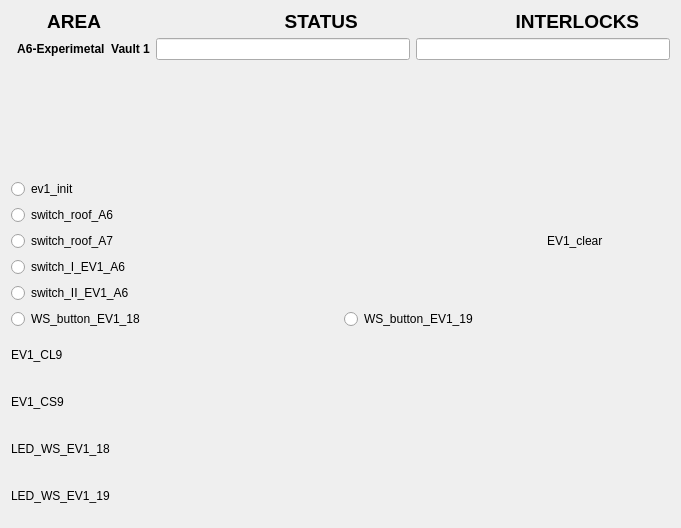
<?xml version="1.0" encoding="UTF-8"?>
<ui version="4.0">
 <class>Form</class>
 <widget class="QWidget" name="Form">
  <property name="geometry">
   <rect>
    <x>0</x>
    <y>0</y>
    <width>681</width>
    <height>528</height>
   </rect>
  </property>
  <property name="windowTitle">
   <string>Form</string>
  </property>
  <layout class="QVBoxLayout" name="verticalLayout_3">
   <item>
    <widget class="QLabel" name="label_4">
     <property name="maximumSize">
      <size>
       <width>16777215</width>
       <height>21</height>
      </size>
     </property>
     <property name="font">
      <font>
       <pointsize>14</pointsize>
       <weight>75</weight>
       <bold>true</bold>
      </font>
     </property>
     <property name="text">
      <string>       AREA                                   STATUS                              INTERLOCKS </string>
     </property>
    </widget>
   </item>
   <item>
    <layout class="QVBoxLayout" name="verticalLayout">
     <item>
      <layout class="QFormLayout" name="formLayout_2">
       <property name="fieldGrowthPolicy">
        <enum>QFormLayout::AllNonFixedFieldsGrow</enum>
       </property>
       <item row="0" column="0">
        <widget class="QLabel" name="label_2">
         <property name="font">
          <font>
           <weight>75</weight>
           <bold>true</bold>
          </font>
         </property>
         <property name="text">
          <string>  A6-Experimetal  Vault 1</string>
         </property>
        </widget>
       </item>
       <item row="0" column="1">
        <layout class="QHBoxLayout" name="horizontalLayout">
         <item>
          <widget class="QELineEdit" name="qelineedit_2">
           <property name="alignment">
            <set>Qt::AlignCenter</set>
           </property>
           <property name="variable" stdset="0">
            <string>VCS:EV1-CLR-STATS</string>
           </property>
           <property name="format" stdset="0">
            <enum>QELineEdit::Default</enum>
           </property>
          </widget>
         </item>
         <item>
          <widget class="QELineEdit" name="qelineedit">
           <property name="alignment">
            <set>Qt::AlignCenter</set>
           </property>
           <property name="variable" stdset="0">
            <string>VCS:EV1-INTLCK-STATS</string>
           </property>
          </widget>
         </item>
        </layout>
       </item>
      </layout>
     </item>
    </layout>
   </item>
   <item>
    <layout class="QHBoxLayout" name="horizontalLayout_9">
     <item>
      <layout class="QVBoxLayout" name="verticalLayout_2">
       <item>
        <widget class="QERadioButton" name="qeradiobutton_3">
         <property name="text">
          <string>ev1_init</string>
         </property>
         <property name="autoExclusive">
          <bool>false</bool>
         </property>
         <property name="variable" stdset="0">
          <string>VCS:EV1-INIT</string>
         </property>
         <property name="format" stdset="0">
          <enum>QERadioButton::LocalEnumeration</enum>
         </property>
         <property name="pressText">
          <string>0</string>
         </property>
         <property name="releaseText">
          <string>1</string>
         </property>
        </widget>
       </item>
       <item>
        <widget class="QERadioButton" name="qeradiobutton_5">
         <property name="text">
          <string>switch_roof_A6</string>
         </property>
         <property name="autoExclusive">
          <bool>false</bool>
         </property>
         <property name="variable" stdset="0">
          <string>VCS:SW-RF-A6</string>
         </property>
         <property name="format" stdset="0">
          <enum>QERadioButton::LocalEnumeration</enum>
         </property>
         <property name="pressText">
          <string>0</string>
         </property>
         <property name="releaseText">
          <string>1</string>
         </property>
        </widget>
       </item>
       <item>
        <widget class="QERadioButton" name="qeradiobutton">
         <property name="text">
          <string>switch_roof_A7</string>
         </property>
         <property name="autoExclusive">
          <bool>false</bool>
         </property>
         <property name="variable" stdset="0">
          <string>VCS:SW-RF-A7</string>
         </property>
         <property name="format" stdset="0">
          <enum>QERadioButton::LocalEnumeration</enum>
         </property>
         <property name="pressText">
          <string>0</string>
         </property>
         <property name="releaseText">
          <string>1</string>
         </property>
        </widget>
       </item>
       <item>
        <widget class="QERadioButton" name="qeradiobutton_4">
         <property name="text">
          <string>switch_I_EV1_A6</string>
         </property>
         <property name="variable" stdset="0">
          <string>VCS:SW-I-EV1-A6</string>
         </property>
         <property name="format" stdset="0">
          <enum>QERadioButton::LocalEnumeration</enum>
         </property>
         <property name="pressText">
          <string>1</string>
         </property>
         <property name="releaseText">
          <string>0</string>
         </property>
        </widget>
       </item>
       <item>
        <widget class="QERadioButton" name="qeradiobutton_2">
         <property name="text">
          <string>switch_II_EV1_A6</string>
         </property>
         <property name="autoExclusive">
          <bool>false</bool>
         </property>
         <property name="variable" stdset="0">
          <string>VCS:SW-II-EV1-A6</string>
         </property>
         <property name="format" stdset="0">
          <enum>QERadioButton::Integer</enum>
         </property>
        </widget>
       </item>
      </layout>
     </item>
     <item>
      <spacer name="horizontalSpacer">
       <property name="orientation">
        <enum>Qt::Horizontal</enum>
       </property>
       <property name="sizeHint" stdset="0">
        <size>
         <width>40</width>
         <height>20</height>
        </size>
       </property>
      </spacer>
     </item>
     <item>
      <layout class="QHBoxLayout" name="horizontalLayout_8">
       <item>
        <widget class="QLabel" name="label_9">
         <property name="maximumSize">
          <size>
           <width>16777215</width>
           <height>20</height>
          </size>
         </property>
         <property name="text">
          <string>EV1_clear</string>
         </property>
        </widget>
       </item>
       <item>
        <widget class="QEBitStatus" name="qebitstatus_3">
         <property name="minimumSize">
          <size>
           <width>61</width>
           <height>41</height>
          </size>
         </property>
         <property name="maximumSize">
          <size>
           <width>61</width>
           <height>41</height>
          </size>
         </property>
         <property name="numberOfBits">
          <number>1</number>
         </property>
         <property name="shape">
          <enum>QBitStatus::Circle</enum>
         </property>
         <property name="offColour">
          <color>
           <red>0</red>
           <green>77</green>
           <blue>0</blue>
          </color>
         </property>
         <property name="variable" stdset="0">
          <string>VCS:EV1-CLR</string>
         </property>
        </widget>
       </item>
      </layout>
     </item>
    </layout>
   </item>
   <item>
    <layout class="QHBoxLayout" name="horizontalLayout_10">
     <item>
      <widget class="QERadioButton" name="qeradiobutton_7">
       <property name="text">
        <string>WS_button_EV1_18</string>
       </property>
       <property name="autoExclusive">
        <bool>false</bool>
       </property>
       <property name="variable" stdset="0">
        <string>VCS:WS-BUT-EV1-18</string>
       </property>
       <property name="format" stdset="0">
        <enum>QERadioButton::LocalEnumeration</enum>
       </property>
       <property name="pressText">
        <string>0</string>
       </property>
       <property name="releaseText">
        <string>1</string>
       </property>
      </widget>
     </item>
     <item>
      <widget class="QERadioButton" name="qeradiobutton_6">
       <property name="text">
        <string>WS_button_EV1_19</string>
       </property>
       <property name="autoExclusive">
        <bool>false</bool>
       </property>
       <property name="variable" stdset="0">
        <string>VCS:WS-BUT-EV1-19</string>
       </property>
       <property name="format" stdset="0">
        <enum>QERadioButton::LocalEnumeration</enum>
       </property>
       <property name="pressText">
        <string>0</string>
       </property>
       <property name="releaseText">
        <string>1</string>
       </property>
      </widget>
     </item>
    </layout>
   </item>
   <item>
    <layout class="QHBoxLayout" name="horizontalLayout_4">
     <item>
      <widget class="QLabel" name="label_5">
       <property name="maximumSize">
        <size>
         <width>16777215</width>
         <height>20</height>
        </size>
       </property>
       <property name="text">
        <string>EV1_CL9</string>
       </property>
      </widget>
     </item>
     <item>
      <widget class="QEBitStatus" name="qebitstatus">
       <property name="minimumSize">
        <size>
         <width>61</width>
         <height>41</height>
        </size>
       </property>
       <property name="maximumSize">
        <size>
         <width>61</width>
         <height>41</height>
        </size>
       </property>
       <property name="numberOfBits">
        <number>1</number>
       </property>
       <property name="shape">
        <enum>QBitStatus::Circle</enum>
       </property>
       <property name="offColour">
        <color>
         <red>0</red>
         <green>66</green>
         <blue>0</blue>
        </color>
       </property>
       <property name="variable" stdset="0">
        <string>VCS:CL9-EV1</string>
       </property>
       <property name="displayAlarmStateOption" stdset="0">
        <enum>QEBitStatus::Never</enum>
       </property>
      </widget>
     </item>
    </layout>
   </item>
   <item>
    <layout class="QHBoxLayout" name="horizontalLayout_5">
     <item>
      <widget class="QLabel" name="label_6">
       <property name="maximumSize">
        <size>
         <width>16777215</width>
         <height>20</height>
        </size>
       </property>
       <property name="text">
        <string>EV1_CS9</string>
       </property>
      </widget>
     </item>
     <item>
      <widget class="QEBitStatus" name="qebitstatus_2">
       <property name="minimumSize">
        <size>
         <width>61</width>
         <height>41</height>
        </size>
       </property>
       <property name="maximumSize">
        <size>
         <width>61</width>
         <height>41</height>
        </size>
       </property>
       <property name="numberOfBits">
        <number>1</number>
       </property>
       <property name="shape">
        <enum>QBitStatus::Circle</enum>
       </property>
       <property name="offColour">
        <color>
         <red>0</red>
         <green>71</green>
         <blue>0</blue>
        </color>
       </property>
       <property name="variable" stdset="0">
        <string>VCS:CS9-EV1</string>
       </property>
      </widget>
     </item>
    </layout>
   </item>
   <item>
    <layout class="QHBoxLayout" name="horizontalLayout_6">
     <item>
      <widget class="QLabel" name="label_7">
       <property name="maximumSize">
        <size>
         <width>16777215</width>
         <height>20</height>
        </size>
       </property>
       <property name="text">
        <string>LED_WS_EV1_18</string>
       </property>
      </widget>
     </item>
     <item>
      <widget class="QEBitStatus" name="qebitstatus_4">
       <property name="minimumSize">
        <size>
         <width>61</width>
         <height>41</height>
        </size>
       </property>
       <property name="maximumSize">
        <size>
         <width>61</width>
         <height>41</height>
        </size>
       </property>
       <property name="numberOfBits">
        <number>1</number>
       </property>
       <property name="shape">
        <enum>QBitStatus::Circle</enum>
       </property>
       <property name="offColour">
        <color>
         <red>0</red>
         <green>70</green>
         <blue>0</blue>
        </color>
       </property>
       <property name="variable" stdset="0">
        <string>VCS:LED-WS-EV1-18</string>
       </property>
       <property name="variableSubstitutions" stdset="0">
        <string/>
       </property>
      </widget>
     </item>
    </layout>
   </item>
   <item>
    <layout class="QHBoxLayout" name="horizontalLayout_7">
     <item>
      <widget class="QLabel" name="label_8">
       <property name="maximumSize">
        <size>
         <width>16777215</width>
         <height>20</height>
        </size>
       </property>
       <property name="text">
        <string>LED_WS_EV1_19</string>
       </property>
      </widget>
     </item>
     <item>
      <widget class="QEBitStatus" name="qebitstatus_5">
       <property name="minimumSize">
        <size>
         <width>61</width>
         <height>41</height>
        </size>
       </property>
       <property name="maximumSize">
        <size>
         <width>61</width>
         <height>41</height>
        </size>
       </property>
       <property name="numberOfBits">
        <number>1</number>
       </property>
       <property name="shape">
        <enum>QBitStatus::Circle</enum>
       </property>
       <property name="offColour">
        <color>
         <red>0</red>
         <green>76</green>
         <blue>0</blue>
        </color>
       </property>
       <property name="variable" stdset="0">
        <string>VCS:LED-WS-EV1-19</string>
       </property>
      </widget>
     </item>
    </layout>
   </item>
  </layout>
  <zorder>label_4</zorder>
  <zorder></zorder>
  <zorder></zorder>
 </widget>
 <customwidgets>
  <customwidget>
   <class>QEBitStatus</class>
   <extends>QBitStatus</extends>
   <header>QEBitStatus.h</header>
  </customwidget>
  <customwidget>
   <class>QELineEdit</class>
   <extends>QLineEdit</extends>
   <header>QELineEdit.h</header>
  </customwidget>
  <customwidget>
   <class>QERadioButton</class>
   <extends>QRadioButton</extends>
   <header>QERadioButton.h</header>
  </customwidget>
  <customwidget>
   <class>QBitStatus</class>
   <extends>QWidget</extends>
   <header>QBitStatus.h</header>
  </customwidget>
 </customwidgets>
 <resources/>
 <connections/>
</ui>
